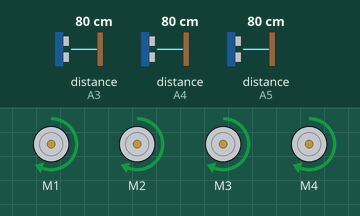
Bench run of a sketch on a simulated Arduino Uno, built with avr-gcc and run on an emulated ATmega328P. On the bench: 4 × DC motor (green arrow = forward, orange = backward, longer = faster). Wiring (inferred from the names in the program): 3 × ultrasonic range finder: trigger A0, echo A3 / trigger A1, echo A4 / trigger A2, echo A5. The inputs (shaded band) are chosen by the test bench; at power-on: distance to the obstacle (sensors on A3, A4, A5) 80 cm. The echo pulse lasts 58.3 µs per cm.

Above: at 1.2 s.
1.3 s: distance to the obstacle (sensor on A3) set to 35 cm
2.8 s: distance to the obstacle (sensor on A3) set to 30 cm
At 3.5 s:
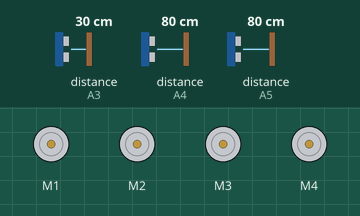
5.8 s: distance to the obstacle (sensor on A3) set to 60 cm
At 7.5 s:
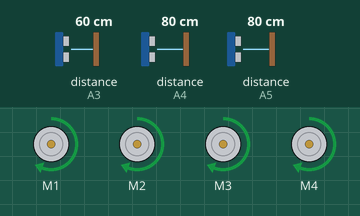
8.1 s: distance to the obstacle (sensor on A4) set to 36 cm
9.6 s: distance to the obstacle (sensor on A4) set to 29 cm
At 10.92 s:
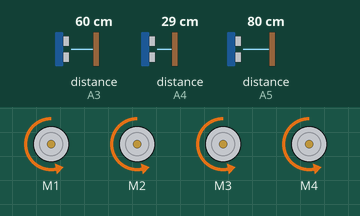
12.6 s: distance to the obstacle (sensor on A4) set to 35 cm
At 14.7 s:
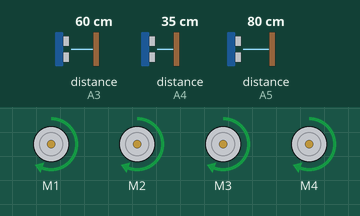
Timing chart, 0 to 15.8 s (numbered marks = the images above; inputs shaded):
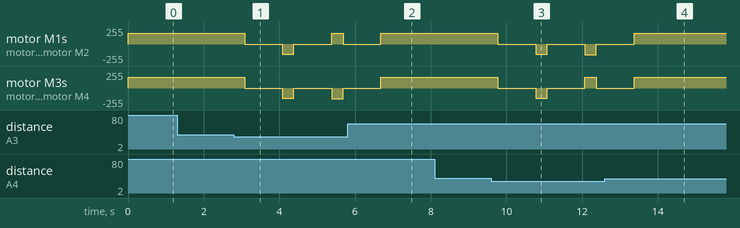

The sketch:

Obstacle_Avoidance_Robot_1.ino
```cpp
#include <AFMotor.h>

enum TurnDir { TURN_LEFT, TURN_RIGHT };
void avoidSequence(TurnDir dir);

// ---------------- Pin Mapping ----------------
#define S1Trig A0   // Left  Trig
#define S2Trig A1   // Middle Trig
#define S3Trig A2   // Right Trig
#define S1Echo A3   // Left  Echo
#define S2Echo A4   // Middle Echo
#define S3Echo A5   // Right Echo

// ---------------- Motors ----------------
AF_DCMotor motor1(1);  // Front-Left
AF_DCMotor motor2(2);  // Back-Left
AF_DCMotor motor3(3);  // Front-Right
AF_DCMotor motor4(4);  // Back-Right

// ---------------- veriables (You Can be Edit) ----------------
const int  SPEED_FWD   = 160;   // It is the forward speed   // 0–255
const int  SPEED_TURN  = 160;   // It is the Turn speed      // 0–255
const int  SPEED_BACK  = 150;   // It is the backward speed  // 0–255

const int  THRESH_CM   = 32;    // Object deect disstance (cm)
const int  SENSOR_GAP  = 50;    // Delay sensors cross active

const int  BACK_MS     = 300;   // It is the backward action time
const int  TURN_MS     = 300;   // It is the Turn action time

// ------------- Helpers -------------
long readCM(uint8_t trig, uint8_t echo) {
  digitalWrite(trig, LOW);  delayMicroseconds(4);
  digitalWrite(trig, HIGH); delayMicroseconds(10);
  digitalWrite(trig, LOW);

  unsigned long t = pulseIn(echo, HIGH, 30000UL);
  if (t == 0) return 999;
  return (long)(t / 29 / 2);
}

void setSpeedAll(int s) {
  motor1.setSpeed(s);
  motor2.setSpeed(s);
  motor3.setSpeed(s);
  motor4.setSpeed(s);
}

void stopAll() {
  motor1.run(RELEASE);
  motor2.run(RELEASE);
  motor3.run(RELEASE);
  motor4.run(RELEASE);
}

void forward() {
  setSpeedAll(SPEED_FWD);
  motor1.run(FORWARD);
  motor2.run(FORWARD);
  motor3.run(FORWARD);
  motor4.run(FORWARD);
}

void backward() {
  setSpeedAll(SPEED_BACK);
  motor1.run(BACKWARD);
  motor2.run(BACKWARD);
  motor3.run(BACKWARD);
  motor4.run(BACKWARD);
}

void leftTurn() {
  setSpeedAll(SPEED_TURN);
  motor1.run(BACKWARD);
  motor2.run(BACKWARD);
  motor3.run(FORWARD);
  motor4.run(FORWARD);
}

void rightTurn() {
  setSpeedAll(SPEED_TURN);
  motor1.run(FORWARD);
  motor2.run(FORWARD);
  motor3.run(BACKWARD);
  motor4.run(BACKWARD);
}

// Sequencewhen detect object: Stop -> 1s -> Back -> 1s -> Turn -> 1s -> Forward
void avoidSequence(TurnDir dir) {
  stopAll();           delay(1000);
  backward();          delay(BACK_MS);
  stopAll();           delay(1000);
  if (dir == TURN_LEFT)  leftTurn();
  else                   rightTurn();
  delay(TURN_MS);
  stopAll();           delay(1000);
  forward();
}

void setup() {
  pinMode(S1Trig, OUTPUT); pinMode(S1Echo, INPUT);
  pinMode(S2Trig, OUTPUT); pinMode(S2Echo, INPUT);
  pinMode(S3Trig, OUTPUT); pinMode(S3Echo, INPUT);

  forward();
}

void loop() {
  // Avoide cross talk between the sensors
  int distL = (int)readCM(S1Trig, S1Echo); delay(SENSOR_GAP);
  int distC = (int)readCM(S2Trig, S2Echo); delay(SENSOR_GAP);
  int distR = (int)readCM(S3Trig, S3Echo); delay(SENSOR_GAP);

  bool leftHit   = (distL <= THRESH_CM);
  bool centerHit = (distC <= THRESH_CM);
  bool rightHit  = (distR <= THRESH_CM);

  if (leftHit || centerHit || rightHit) {
    if (centerHit) {
      // Left or Right turrn decision
      if (distL < distR) avoidSequence(TURN_LEFT);
      else               avoidSequence(TURN_RIGHT);
    } else if (leftHit) {
      avoidSequence(TURN_RIGHT);
    } else { // rightHit
      avoidSequence(TURN_LEFT);
    }
  } else {
    forward();
  }

  delay(30);
}
```

Measured:
- the behaviour switches between 34 and 33 cm on distance to the obstacle (sensor on A3) (found by bisection; images 0 and 1)
- the behaviour switches between 33 and 32 cm on distance to the obstacle (sensor on A4) (found by bisection; images 2 and 3)
- after the input at 1.3 s, every drawn part: stays the same
- after the input at 2.8 s, motor M1, motor M2: forward 160/255 → stopped after 0.28 s, → backward 150/255 1.0 s later, → stopped 0.30 s later, → forward 160/255 1.0 s later, … (5 changes in this stretch)
- after the input at 5.8 s, motor M1–4: goes on until 6.7 s, then stays forward 160/255
- after the input at 8.1 s, every drawn part: stays the same
- after the input at 9.6 s, motor M1, motor M2: forward 160/255 → stopped after 0.17 s, → backward 150/255 1.0 s later, → stopped 0.30 s later, → backward 160/255 1.0 s later, … (5 changes in this stretch)
- after the input at 12.6 s, motor M1–4: goes on until 13.4 s, then stays forward 160/255
